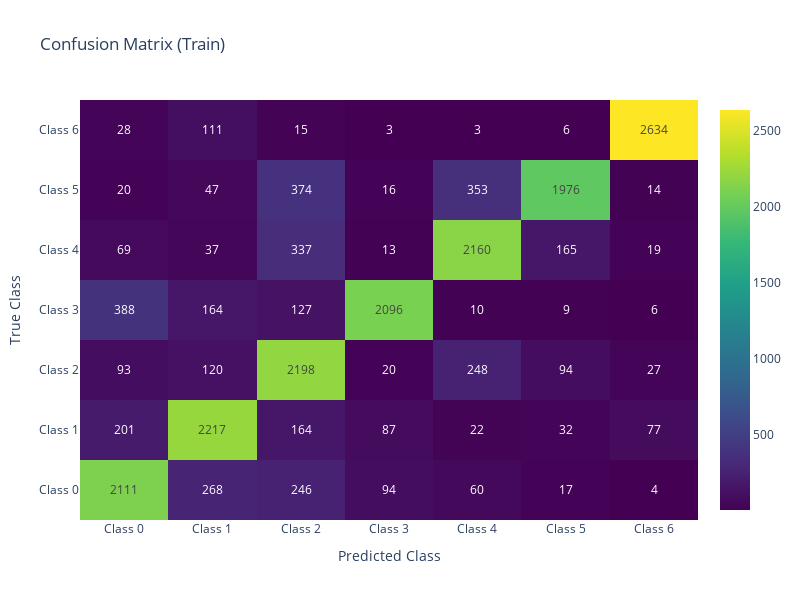
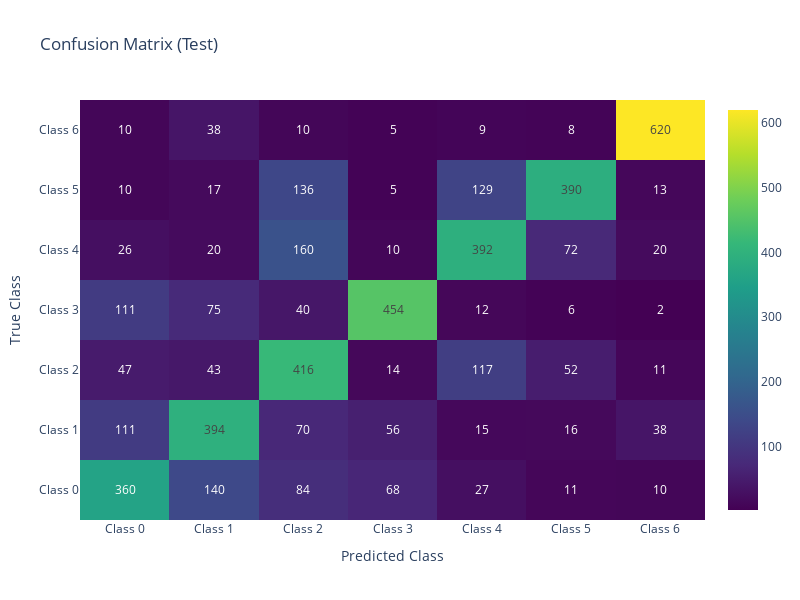

The cell these charts' notebook holds for them, in order:
### Code cell
params_max_f1 = metrics_early_cnn.loc[metrics_early_cnn["f1_test_average"].idxmax()]

plot_confusion_matrix(params_max_f1)

### Figure 1 — Plotly figure (JSON) as saved in the notebook; plotly's stock layout.template omitted (floating-point values rounded to 4 significant figures)
{"data": [{"colorscale": [[0, "#440154"], [0.1111, "#482878"], [0.2222, "#3e4989"], [0.3333, "#31688e"], [0.4444, "#26828e"], [0.5556, "#1f9e89"], [0.6667, "#35b779"], [0.7778, "#6ece58"], [0.8889, "#b5de2b"], [1, "#fde725"]], "showscale": true, "text": [["2111", "268", "246", "94", "60", "17", "4"], ["201", "2217", "164", "87", "22", "32", "77"], ["93", "120", "2198", "20", "248", "94", "27"], ["388", "164", "127", "2096", "10", "9", "6"], ["69", "37", "337", "13", "2160", "165", "19"], ["20", "47", "374", "16", "353", "1976", "14"], ["28", "111", "15", "3", "3", "6", "2634"]], "texttemplate": "%{text}", "type": "heatmap", "x": ["Class 0", "Class 1", "Class 2", "Class 3", "Class 4", "Class 5", "Class 6"], "y": ["Class 0", "Class 1", "Class 2", "Class 3", "Class 4", "Class 5", "Class 6"], "z": [[2111, 268, 246, 94, 60, 17, 4], [201, 2217, 164, 87, 22, 32, 77], [93, 120, 2198, 20, 248, 94, 27], [388, 164, 127, 2096, 10, 9, 6], [69, 37, 337, 13, 2160, 165, 19], [20, 47, 374, 16, 353, 1976, 14], [28, 111, 15, 3, 3, 6, 2634]]}], "layout": {"height": 600, "title": {"text": "Confusion Matrix (Train)"}, "width": 800, "xaxis": {"title": {"text": "Predicted Class"}}, "yaxis": {"title": {"text": "True Class"}}}}

### Figure 2 — Plotly figure (JSON) as saved in the notebook; plotly's stock layout.template omitted (floating-point values rounded to 4 significant figures)
{"data": [{"colorscale": [[0, "#440154"], [0.1111, "#482878"], [0.2222, "#3e4989"], [0.3333, "#31688e"], [0.4444, "#26828e"], [0.5556, "#1f9e89"], [0.6667, "#35b779"], [0.7778, "#6ece58"], [0.8889, "#b5de2b"], [1, "#fde725"]], "showscale": true, "text": [["360", "140", "84", "68", "27", "11", "10"], ["111", "394", "70", "56", "15", "16", "38"], ["47", "43", "416", "14", "117", "52", "11"], ["111", "75", "40", "454", "12", "6", "2"], ["26", "20", "160", "10", "392", "72", "20"], ["10", "17", "136", "5", "129", "390", "13"], ["10", "38", "10", "5", "9", "8", "620"]], "texttemplate": "%{text}", "type": "heatmap", "x": ["Class 0", "Class 1", "Class 2", "Class 3", "Class 4", "Class 5", "Class 6"], "y": ["Class 0", "Class 1", "Class 2", "Class 3", "Class 4", "Class 5", "Class 6"], "z": [[360, 140, 84, 68, 27, 11, 10], [111, 394, 70, 56, 15, 16, 38], [47, 43, 416, 14, 117, 52, 11], [111, 75, 40, 454, 12, 6, 2], [26, 20, 160, 10, 392, 72, 20], [10, 17, 136, 5, 129, 390, 13], [10, 38, 10, 5, 9, 8, 620]]}], "layout": {"height": 600, "title": {"text": "Confusion Matrix (Test)"}, "width": 800, "xaxis": {"title": {"text": "Predicted Class"}}, "yaxis": {"title": {"text": "True Class"}}}}
